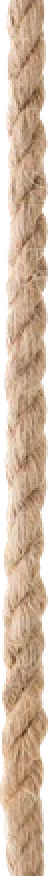
#> input picture src/assets/work/rope-vertical.webp, 24 x 438 px (shown 2 times larger); its folder holds only this picture in this run
$ python build-work-images.py
#> lines starting #> are read from the running program, lines starting #| are printed output that depends on the picture
"""
Responsive web copies of the tattoo photographs.

usage: python scripts/build-work-images.py

Reads every image in public/work/ (the untouched originals) and writes
WebP copies to public/work/web/<name>-<width>.webp at 640px and at the
source width (capped at 1280; the 640 step is skipped for sources barely
larger than it). The gallery serves these through srcset;
the originals are never modified. Only needs Pillow. Re-run after adding
or replacing a photo, then update src/data/work.ts.
"""

from pathlib import Path

from PIL import Image, ImageOps

SRC = Path("public/work")
OUT = SRC / "web"
WIDTHS = (640, 1280)
QUALITY = 84

OUT.mkdir(exist_ok=True)

for path in sorted(p for p in SRC.iterdir() if p.is_file()):
    im = ImageOps.exif_transpose(Image.open(path)).convert("RGB")
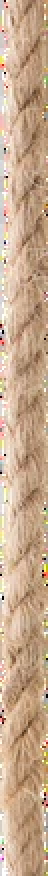
#> im: PIL image 24x438 RGB (shown 2 times larger); mean R, G, B 199, 169.2, 142.1
    w, h = im.size
#> w = 24; h = 438
    # skip a step that would be a near-duplicate of the source
    sizes = sorted({min(w, t) if w > t * 1.15 else w for t in WIDTHS})
#> sizes = [24]
    for width in sizes:
        out = OUT / f"{path.stem}-{width}.webp"
        copy = im if width == w else im.resize((width, round(h * width / w)), Image.LANCZOS)
        copy.save(out, "WEBP", quality=QUALITY, method=6)
#> (the run stopped early here; a loop or call above may not have finished)
